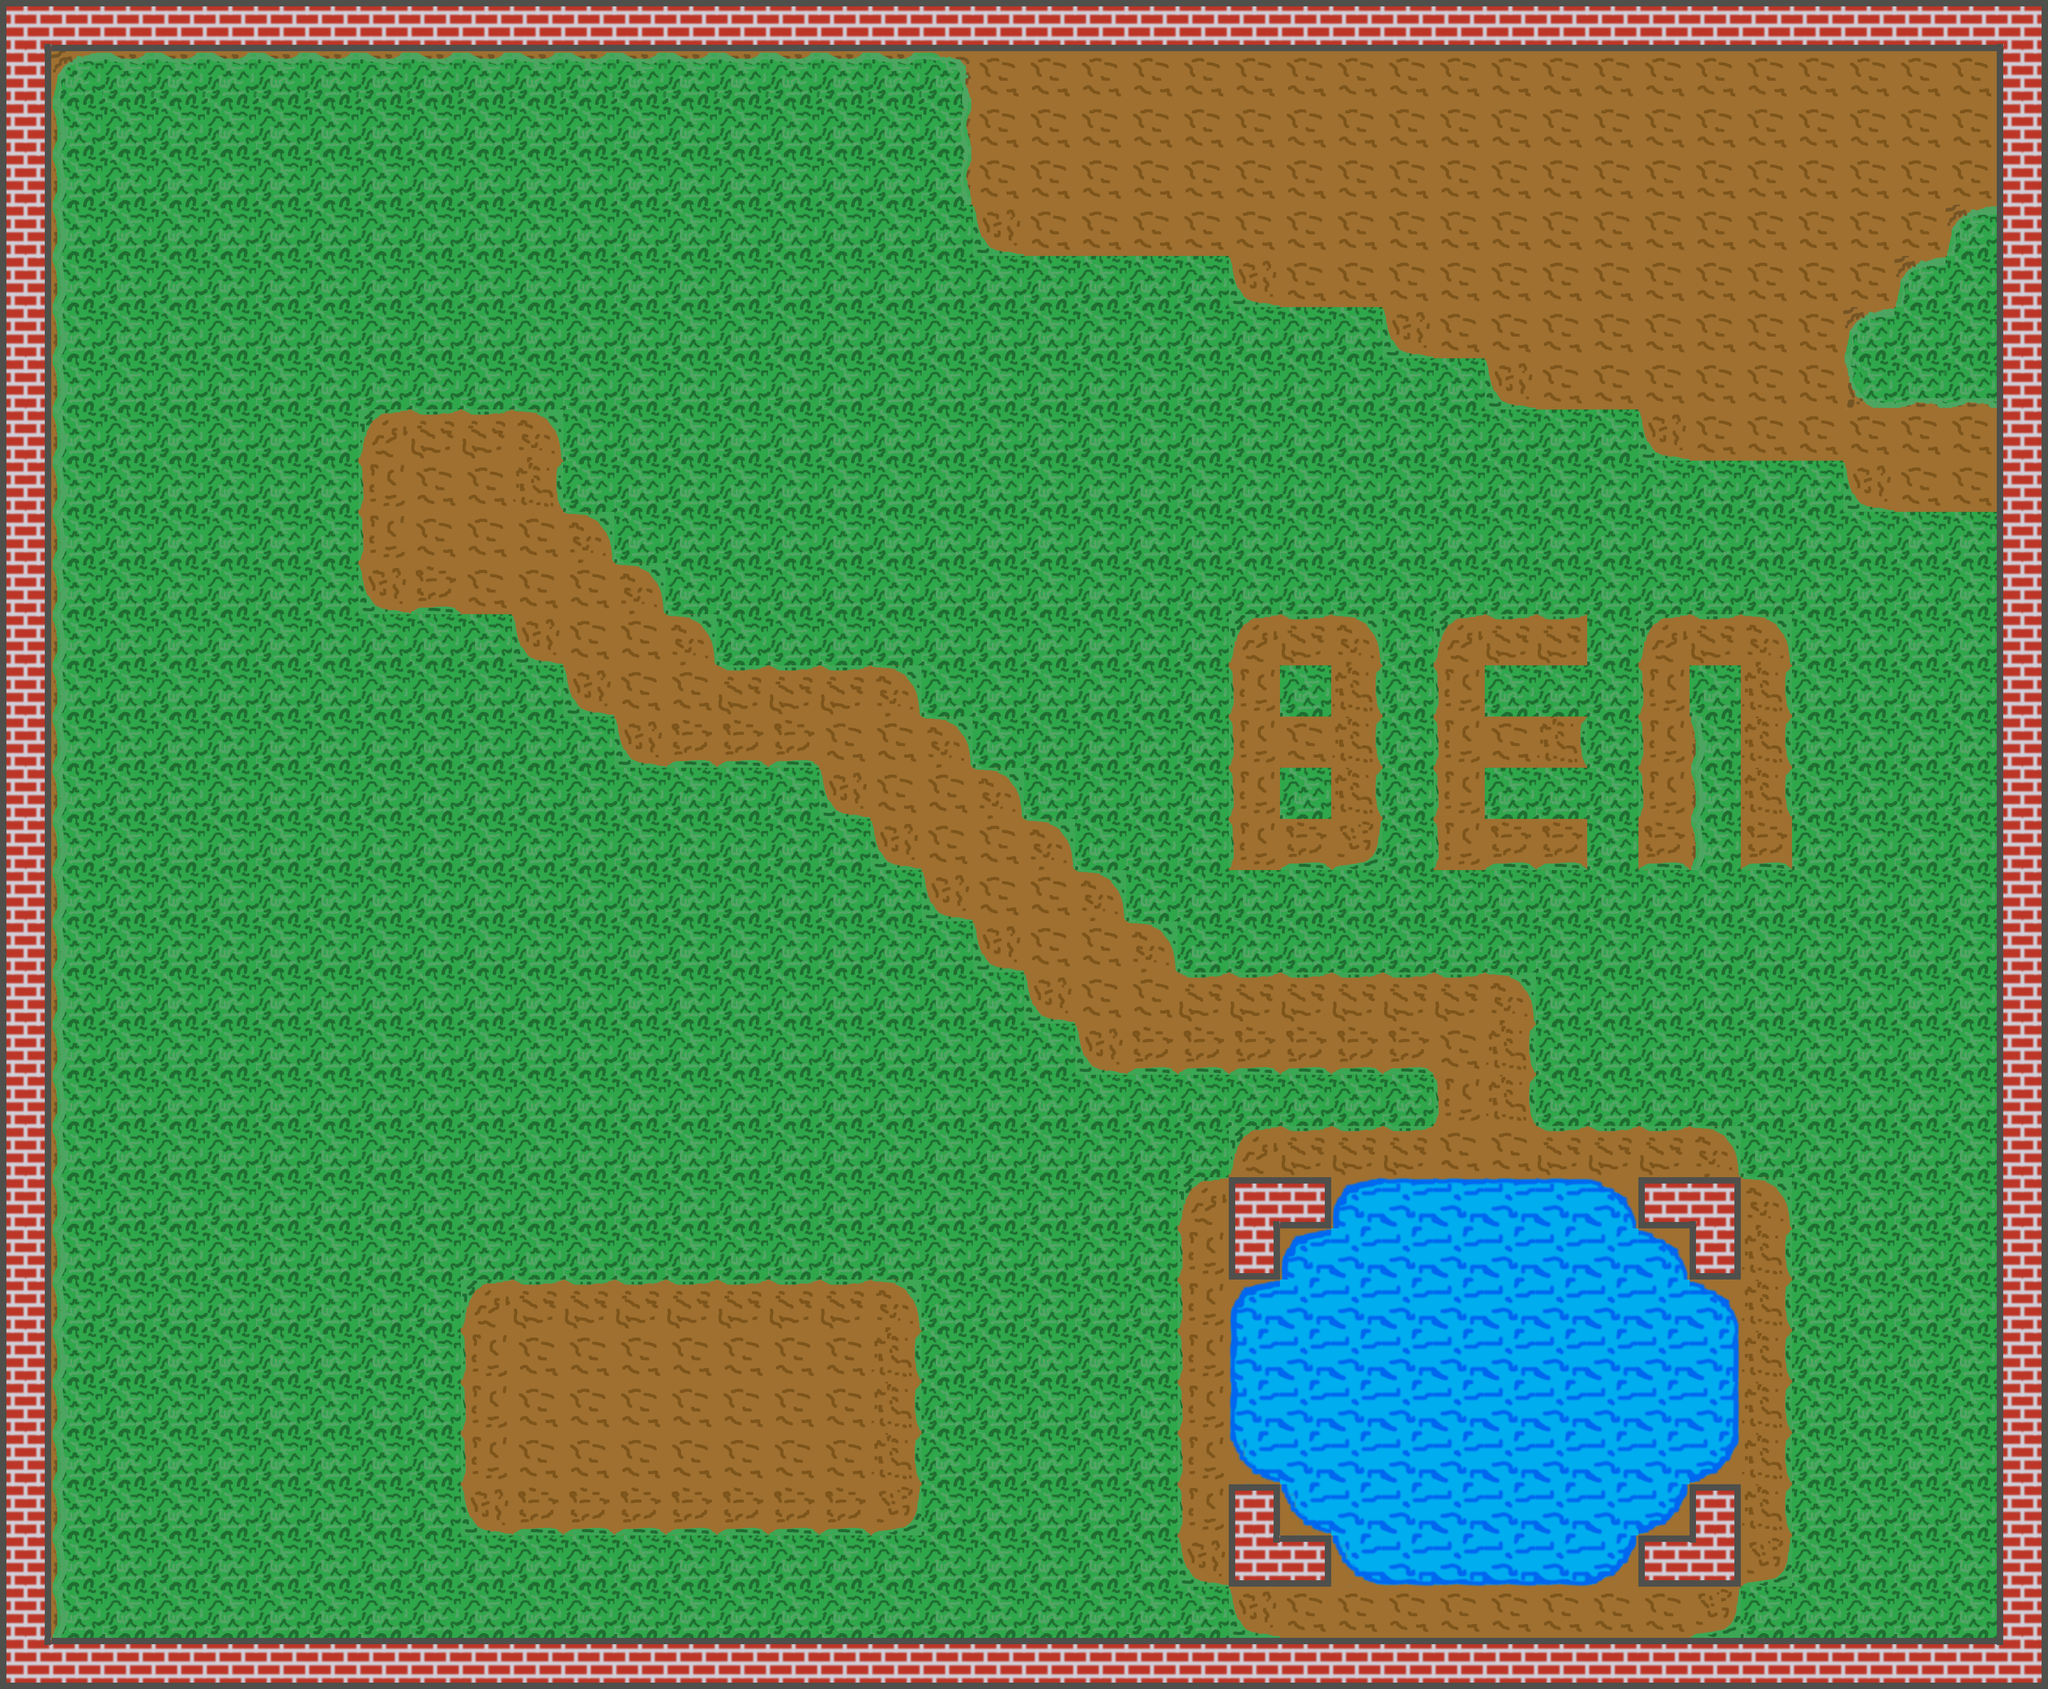

Rendered tile map (Tiled .tmx) drawn with the repository's tilesets; below, a short description and the map source with its tile grids summarised:
An orthogonal 40x33 tile map with 128x128 px tiles, 1 tile layer (Tile Layer 1), 5 tilesets.

<map version="1.0" orientation="orthogonal" renderorder="right-down" width="40" height="33" tilewidth="128" tileheight="128">
 <tileset firstgid="1" name="grass" tilewidth="128" tileheight="128">
  <image source="grass.png" width="384" height="384" />
 </tileset>
 <tileset firstgid="10" name="dirt" tilewidth="128" tileheight="128">
  <image source="dirt.png" width="384" height="384" />
  <terraintypes>
   <terrain name="New Terrain" tile="8" />
   <terrain name="New Terrain" tile="4" />
  </terraintypes>
 </tileset>
 <tileset firstgid="19" name="brick" tilewidth="128" tileheight="128">
  <image source="brick.png" width="384" height="384" />
  <terraintypes>
   <terrain name="walcorner" tile="0" />
  </terraintypes>
 </tileset>
 <tileset firstgid="28" name="brick2" tilewidth="128" tileheight="128">
  <image source="brick2.png" width="384" height="256" />
 </tileset>
 <tileset firstgid="34" name="water" tilewidth="128" tileheight="128">
  <image source="water.png" width="384" height="384" />
 </tileset>
 <layer name="Tile Layer 1" width="40" height="33">
  <data>[1320 cells, 1320 non-empty, 36 distinct tile ids]</data>
 </layer>
</map>